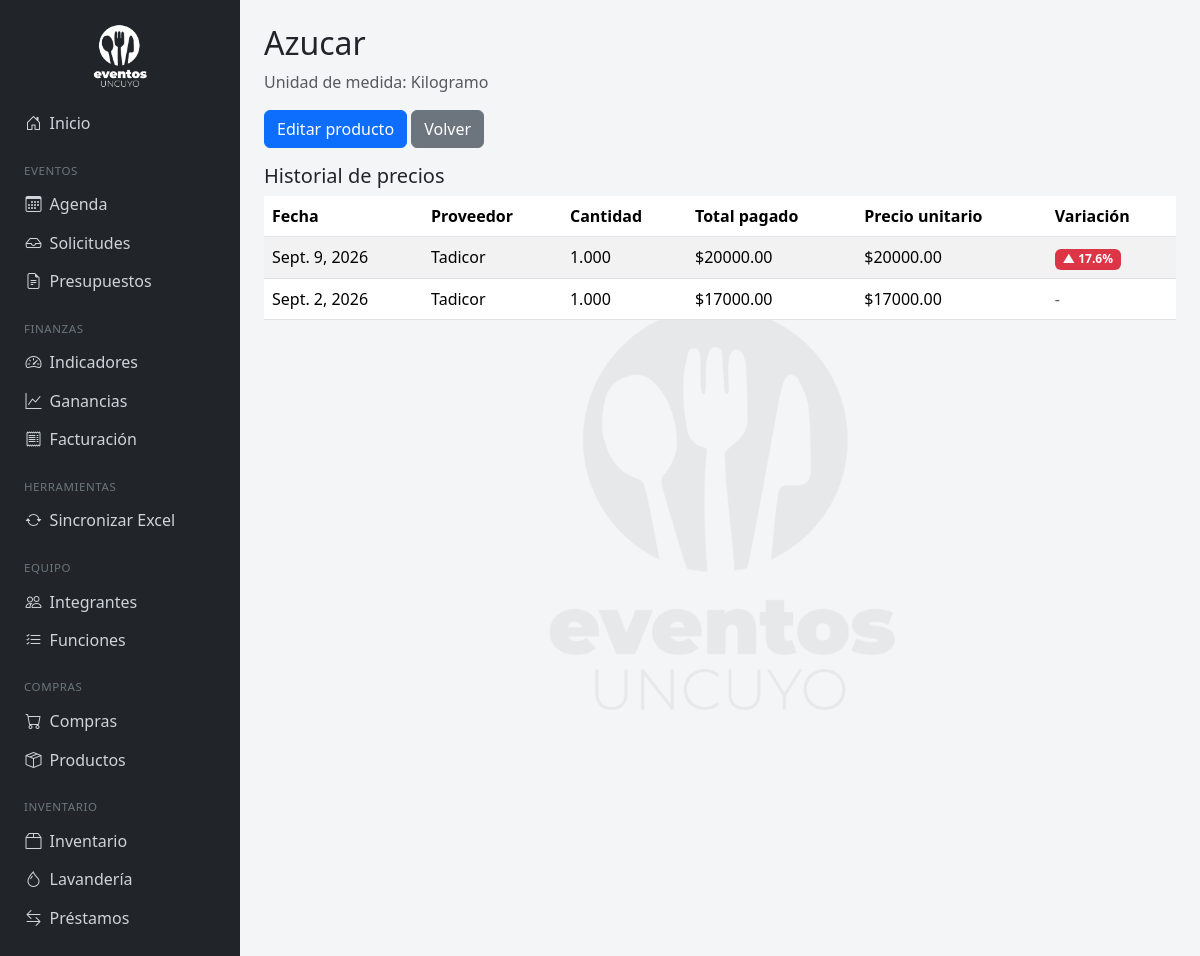
/productos/1/, run on the app's committed database.
### eventos/models.py (models this page shows, shortened)
class Producto(models.Model):
    UNIDAD_MEDIDA = [
        ('kg', 'Kilogramo'), ('g', 'Gramo'), ('l', 'Litro'), ('ml', 'Mililitro'),
        ('unidad', 'Unidad'), ('paquete', 'Paquete'), ('docena', 'Docena'), ('caja', 'Caja'),
    ]
    nombre = models.CharField(max_length=150, unique=True)
    unidad_medida = models.CharField(max_length=10, choices=UNIDAD_MEDIDA)
    activo = models.BooleanField(default=True)
    class Meta:
        ordering = ['nombre']

class Compra(models.Model):
    fecha = models.DateField()
    proveedor = models.CharField(max_length=200, blank=True)
    evento = models.ForeignKey(Evento, on_delete=models.SET_NULL, null=True, blank=True, related_name='compras')
    observaciones = models.TextField(blank=True)
    class Meta:
        ordering = ['-fecha']

class ItemCompra(models.Model):
    compra = models.ForeignKey(Compra, on_delete=models.CASCADE, related_name='items')
    producto = models.ForeignKey(Producto, on_delete=models.PROTECT, related_name='compras')
    cantidad = models.DecimalField(max_digits=10, decimal_places=3)
    total_pagado = models.DecimalField(max_digits=12, decimal_places=2)
    @property
    def precio_unitario(self):
        if self.cantidad:
            return round(self.total_pagado / self.cantidad, 2)
        return None

### eventos/views.py (the view)
# urls.py: path('productos/<int:pk>/', views.producto_detalle, name='producto_detalle'),
def producto_detalle(request, pk):
    producto = get_object_or_404(Producto, pk=pk)
    items = ItemCompra.objects.filter(producto=producto).select_related('compra').order_by('compra__fecha')
    historial = []
    precio_anterior = None
    for item in items:
        precio_actual = item.precio_unitario
        variacion = None
        if precio_anterior is not None and precio_anterior != 0:
            variacion = ((precio_actual - precio_anterior) / precio_anterior) * 100
        historial.append({
            'fecha': item.compra.fecha,
            'proveedor': item.compra.proveedor,
            'cantidad': item.cantidad,
            'total_pagado': item.total_pagado,
            'precio_unitario': precio_actual,
            'variacion': variacion,
        })
        precio_anterior = precio_actual
    historial.reverse()  # más reciente primero
    return render(request, 'eventos/producto_detalle.html', {
        'producto': producto,
        'historial': historial,
    })

### eventos/templates/eventos/producto_detalle.html
{% extends 'eventos/base.html' %}
{% block content %}
<h2>{{ producto.nombre }}</h2>
<p class="text-muted">Unidad de medida: {{ producto.get_unidad_medida_display }}</p>
<a href="{% url 'producto_editar' producto.pk %}" class="btn btn-primary mb-3">Editar producto</a>
<a href="{% url 'producto_lista' %}" class="btn btn-secondary mb-3">Volver</a>
<h5>Historial de precios</h5>
<table class="table table-striped">
    <thead>
        <tr><th>Fecha</th><th>Proveedor</th><th>Cantidad</th><th>Total pagado</th><th>Precio unitario</th><th>Variación</th></tr>
    </thead>
    <tbody>
        {% for h in historial %}
        <tr>
            <td>{{ h.fecha }}</td>
            <td>{{ h.proveedor|default:"-" }}</td>
            <td>{{ h.cantidad }}</td>
            <td>${{ h.total_pagado|floatformat:2 }}</td>
            <td>${{ h.precio_unitario|floatformat:2 }}</td>
            <td>
                {% if h.variacion is not None %}
                    {% if h.variacion > 15 %}
                        <span class="badge bg-danger">▲ {{ h.variacion|floatformat:1 }}%</span>
                    {% elif h.variacion > 0 %}
                        <span class="badge bg-warning text-dark">▲ {{ h.variacion|floatformat:1 }}%</span>
                    {% elif h.variacion < 0 %}
                        <span class="badge bg-success">▼ {{ h.variacion|floatformat:1 }}%</span>
                    {% else %}
                        <span class="badge bg-secondary">= 0%</span>
                    {% endif %}
                {% else %}
                    <span class="text-muted">-</span>
                {% endif %}
            </td>
        </tr>
        {% empty %}
        <tr><td colspan="6" class="text-center text-muted">Sin compras registradas todavía</td></tr>
        {% endfor %}
    </tbody>
</table>
{% endblock %}

### eventos/templates/eventos/base.html (style rules this page uses)
body { background-color: #f4f5f7; }

### data on the page
Producto: nombre "Azucar", unidad_medida "Kilogramo"
Compra: fecha "Sept. 9, 2026", proveedor "Tadicor"
ItemCompra: cantidad "1.000", total_pagado "20000.00"
Compra: fecha "Sept. 2, 2026", proveedor "Tadicor"
ItemCompra: cantidad "1.000", total_pagado "17000.00"

### other printed values
{{ h.precio_unitario|floatformat:2 }} "20000.00" "17000.00"
{{ h.variacion|floatformat:1 }} "17.6"
